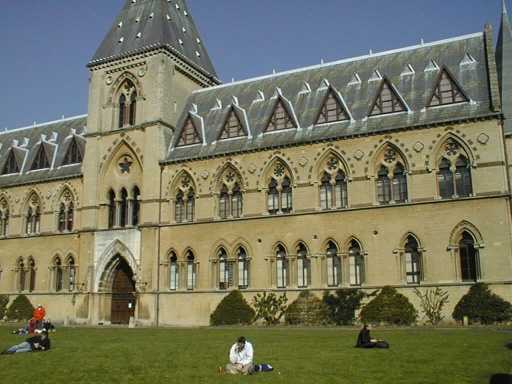
#> input picture mp3_hw/part2/MP3_part2_data/library1.jpg, 512 x 384 px
$ python part2.py
#> lines starting #> are read from the running program, lines starting #| are printed output that depends on the picture
from PIL import Image
import numpy as np
import matplotlib.pyplot as plt
import random
from math import sqrt

##
## load images and match files for the first example
##
dirs = 'MP3_part2_data/'
I1 = Image.open(dirs + 'library1.jpg');
#> I1 is the input picture: PIL image 512x384 RGB; mean R, G, B 116.2, 117.4, 94.6
I2 = Image.open(dirs + 'library2.jpg');
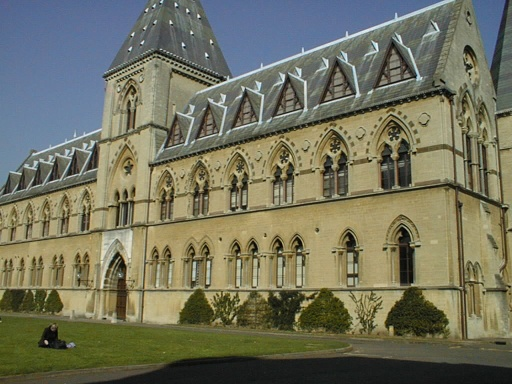
#> input picture mp3_hw/part2/MP3_part2_data/library2.jpg, 512 x 384 px
#> I2 is the input picture: PIL image 512x384 RGB; mean R, G, B 114.3, 114.3, 93.7
matches = np.loadtxt(dirs + 'library_matches.txt');

# this is a N x 4 file where the first two numbers of each row
# are coordinates of corners in the first image and the last two
# are coordinates of corresponding corners in the second image:
# matches(i,1:2) is a point in the first image
# matches(i,3:4) is a corresponding point in the second image

N = len(matches)

##
## display two images side-by-side with matches
## this code is to help you visualize the matches, you don't need
## to use it to produce the results for the assignment
##

I3 = np.zeros((I1.size[1],I1.size[0]*2,3) )
I3[:,:I1.size[0],:] = I1;
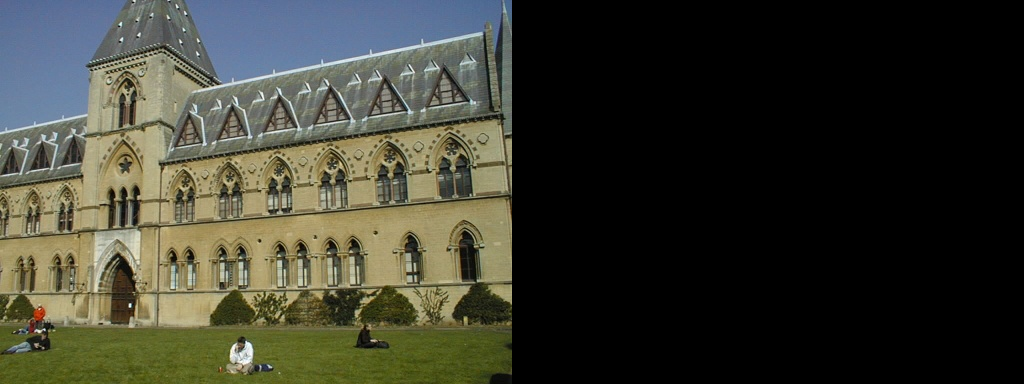
#> I3: shape (384, 1024, 3) float64; mean R, G, B 58.1, 58.7, 47.3
I3[:,I1.size[0]:,:] = I2;
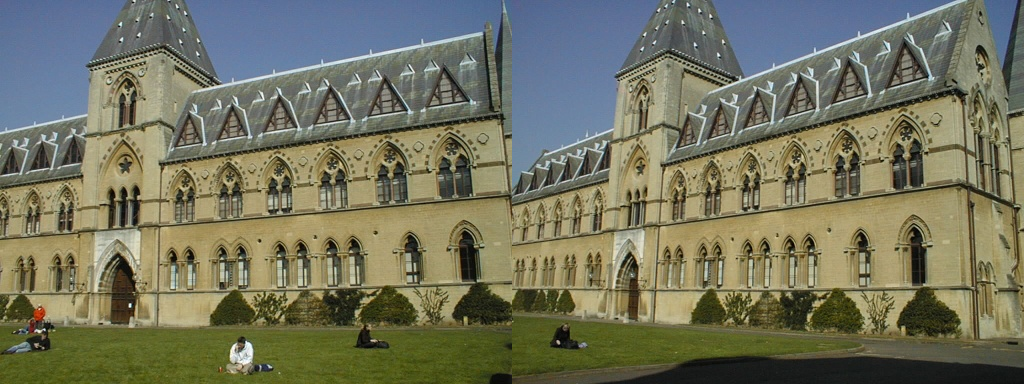
#> I3: shape (384, 1024, 3) float64; mean R, G, B 115.3, 115.9, 94.2
fig, ax = plt.subplots()
ax.set_aspect('equal')
ax.imshow(np.array(I3).astype(np.uint8))
ax.plot(matches[:,0],matches[:,1],  '+r')
ax.plot( matches[:,2]+I1.size[0],matches[:,3], '+r')
ax.plot([matches[:,0], matches[:,2]+I1.size[0]],[matches[:,1], matches[:,3]], 'r')
plt.show()
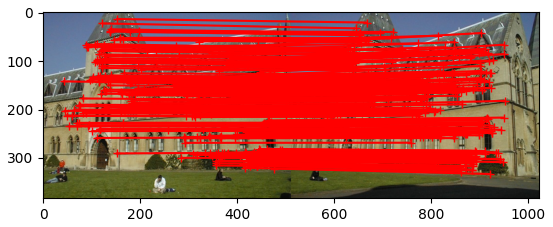
#> figure drawn by matplotlib, 1 panel

##
## display second image with epipolar lines reprojected
## from the first image
##

def fit_fundamental(matches, normalize = True):
    # Solve homogeneous linear system using eight or more matches
    # no need to change to homogeneous style since we reform it to svd form later
#> called with matches = array of shape (309, 4), normalize = True
    p1 = matches[:, 0:2]
    p2 = matches[:, 2:4]

    # normalize the points if we use normalized eight points algo
    if normalize:
        p1, T1 = normalization(p1)
        p2, T2 = normalization(p2)

    # select randomly eight points to perform the algo
    rand_idx = random.sample(range(p1.shape[0]), k=8)
    eight_p1 = p1[rand_idx]
    eight_p2 = p2[rand_idx]

    # fitting the fundamental using eight point algo to solve F matrix
    A = []
    for i in range(eight_p1.shape[0]):
        p1 = eight_p1[i]
        p2 = eight_p2[i]

        row = [p2[0]*p1[0], p2[0]*p1[1], p2[0], p2[1]*p1[0], p2[1]*p1[1], p2[1], p1[0], p1[1], 1]
        A.append(row)

    A = np.array(A)

    U, s, V = np.linalg.svd(A)
    F = V[len(V)-1].reshape(3, 3)
    # normalized F
    F = F / F[2, 2]

    # Enforce rank-2 constraint.
    U, s, v = np.linalg.svd(F)
    # Vector(s) with the singular values, within each vector sorted in descending order
    s_throw_out = np.diag(s)
    # throw out the smallest value
    s_throw_out[-1] = 0
    F = np.dot(U, np.dot(s_throw_out, v))

    # recover the unnormalized F matrix
    if normalize:
        F = np.dot(np.dot(T2.T, F), T1)

    residual = calculate_residual(matches, F)
    print('residual of method: ' + str(residual))
    return F

def normalization(pts):
    """Helper function to normalized data in image."""
    # "Center the image data at the origin".
    # You can do this by just subtracting the mean of the data from each point.
    mean = np.mean(pts, axis=0)
    pts_x_centered = pts[:, 0] - mean[0]
    pts_y_centered = pts[:, 1] - mean[1]

    #Scale so the mean squared distance between origin and data point is 2
    scale = sqrt(1 / (2 * len(pts)) * np.sum(pts_x_centered**2 + pts_y_centered**2))
    scale = 1 / scale

    transform = np.array([[scale, 0, -scale*mean[0]],
                           [0, scale, -scale*mean[1]],
                           [0, 0, 1]])
    # do homogeneous transform
    pts = np.concatenate((pts, np.ones((pts.shape[0], 1))), axis=1)
    normalized = np.dot(transform, pts.T).T

    return normalized[:, 0:2], transform

def calculate_residual(matches, F):
    p1 = matches[:, 0:2]
    p2 = matches[:, 2:4]
    p1_homo = np.concatenate((p1, np.ones((p1.shape[0], 1))), axis=1)
    p2_homo = np.concatenate((p2, np.ones((p2.shape[0], 1))), axis=1)

    residual = 0
    for i in range(p1.shape[0]):
        residual += abs(np.dot(np.dot(p2_homo[i], F), p1_homo[i].T))

    residual = residual / matches.shape[0]
    return residual

# first, fit fundamental matrix to the matches
F = fit_fundamental(matches); # this is a function that you should write
M = np.c_[matches[:,0:2], np.ones((N,1))].transpose()
L1 = np.matmul(F, M).transpose() # transform points from
# the first image to get epipolar lines in the second image

# find points on epipolar lines L closest to matches(:,3:4)
l = np.sqrt(L1[:,0]**2 + L1[:,1]**2)
L = np.divide(L1,np.kron(np.ones((3,1)),l).transpose())# rescale the line
pt_line_dist = np.multiply(L, np.c_[matches[:,2:4], np.ones((N,1))]).sum(axis = 1)
closest_pt = matches[:,2:4] - np.multiply(L[:,0:2],np.kron(np.ones((2,1)), pt_line_dist).transpose())

# find endpoints of segment on epipolar line (for display purposes)
pt1 = closest_pt - np.c_[L[:,1], -L[:,0]]*10# offset from the closest point is 10 pixels
pt2 = closest_pt + np.c_[L[:,1], -L[:,0]]*10

# display points and segments of corresponding epipolar lines
fig, ax = plt.subplots()
ax.set_aspect('equal')
ax.imshow(np.array(I2).astype(np.uint8))
ax.plot(matches[:,2],matches[:,3],  '+r')
ax.plot([matches[:,2], closest_pt[:,0]],[matches[:,3], closest_pt[:,1]], 'r')
ax.plot([pt1[:,0], pt2[:,0]],[pt1[:,1], pt2[:,1]], 'g')
plt.show()
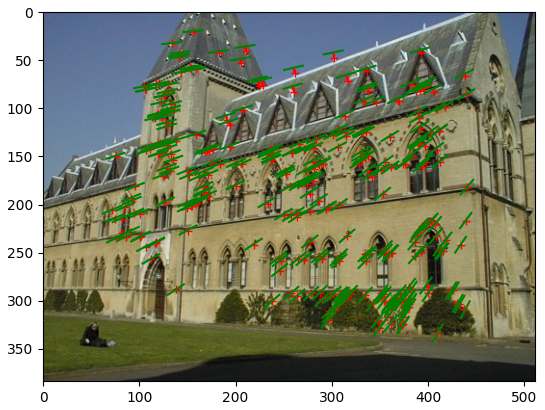
#> figure drawn by matplotlib, 1 panel
